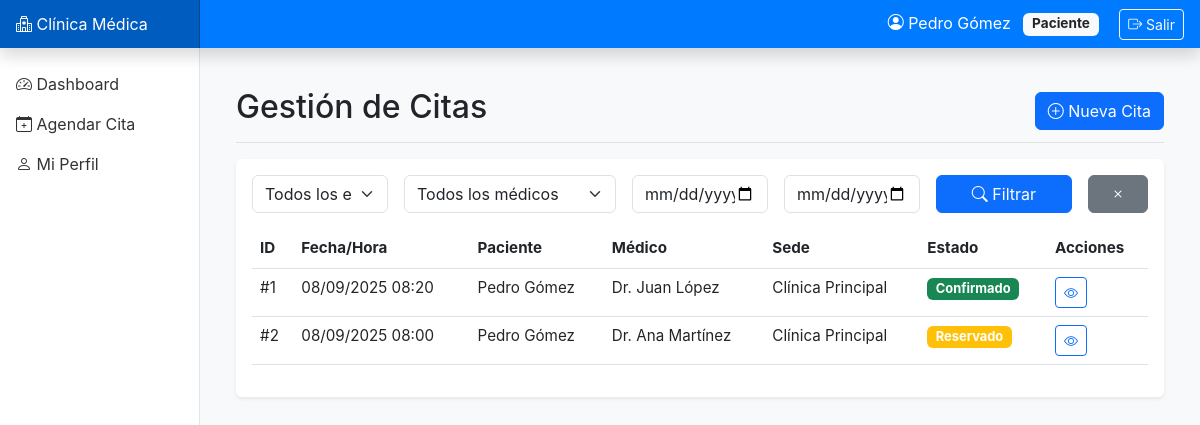
Screenshot of /appointments/ (signed in) with the database file from the repository.
### accounts/models.py (models this page shows, shortened)
class User(AbstractUser):
    ROLE_CHOICES = [
        ('ADMIN', 'Administrador'),
        ('RECEP', 'Recepción'),
        ('MEDICO', 'Médico'),
        ('PACIENTE', 'Paciente'),
        ('SOPORTE', 'Soporte/BI'),
    ]
    role = models.CharField(max_length=10, choices=ROLE_CHOICES, default='PACIENTE')
    phone = models.CharField(max_length=20, blank=True)
    document_id = models.CharField(max_length=20, unique=True, null=True, blank=True)
    class Meta:
        db_table = 'accounts_user'
        verbose_name = 'Usuario'
        verbose_name_plural = 'Usuarios'

### appointments/models.py (models this page shows, shortened)
class Appointment(models.Model):
    STATUS_CHOICES = [
        ('RESERVADO', 'Reservado'),
        ('CONFIRMADO', 'Confirmado'),
        ('REPROGRAMADO', 'Reprogramado'),
        ('CANCELADO_PAC', 'Cancelado por paciente'),
        ('CANCELADO_CLIN', 'Cancelado por clínica'),
        ('NO_SHOW', 'No asistió'),
        ('ATENDIDO', 'Atendido'),
    ]
    slot = models.OneToOneField('availability.Slot', on_delete=models.PROTECT, related_name='appointment')
    patient = models.ForeignKey('patients.Patient', on_delete=models.CASCADE, related_name='appointments')
    status = models.CharField(max_length=20, choices=STATUS_CHOICES, default='RESERVADO')
    booked_at = models.DateTimeField(auto_now_add=True, verbose_name='Fecha de reserva')
    confirmed_at = models.DateTimeField(null=True, blank=True, verbose_name='Fecha de confirmación')
    rescheduled_from = models.ForeignKey('self', null=True, blank=True, on_delete=models.SET_NULL, related_name='rescheduled_to')
    canceled_at = models.DateTimeField(null=True, blank=True, verbose_name='Fecha de cancelación')
    canceled_by = models.ForeignKey(settings.AUTH_USER_MODEL, null=True, blank=True, on_delete=models.SET_NULL, related_name='canceled_appointments')
    cancel_reason = models.TextField(blank=True, verbose_name='Motivo de cancelación')
    checked_in_at = models.DateTimeField(null=True, blank=True, verbose_name='Hora de check-in')
    attended_at = models.DateTimeField(null=True, blank=True, verbose_name='Hora de atención')
    no_show_marked_at = models.DateTimeField(null=True, blank=True, verbose_name='Marcado como no-show')
    notes = models.TextField(blank=True, verbose_name='Notas')
    class Meta:
        db_table = 'appointments_appointment'
        verbose_name = 'Cita'
        verbose_name_plural = 'Citas'
        ordering = ['-booked_at']

### availability/models.py (models this page shows, shortened)
class Slot(models.Model):
    STATUS_CHOICES = [
        ('LIBRE', 'Libre'),
        ('BLOQUEADO', 'Bloqueado'),
        ('OCUPADO', 'Ocupado'),
    ]
    SOURCE_CHOICES = [
        ('TPL', 'Plantilla'),
        ('EXCEPTION', 'Excepción'),
    ]
    doctor = models.ForeignKey(Doctor, on_delete=models.CASCADE, related_name='slots')
    location = models.ForeignKey(Location, on_delete=models.CASCADE)
    room = models.ForeignKey(Room, on_delete=models.SET_NULL, null=True, blank=True)
    appointment_type = models.ForeignKey(AppointmentType, on_delete=models.SET_NULL, null=True, blank=True)
    start_dt = models.DateTimeField(verbose_name='Fecha/hora inicio')
    end_dt = models.DateTimeField(verbose_name='Fecha/hora fin')
    status = models.CharField(max_length=10, choices=STATUS_CHOICES, default='LIBRE')
    source = models.CharField(max_length=10, choices=SOURCE_CHOICES, default='TPL')
    class Meta:
        db_table = 'availability_slot'
        verbose_name = 'Franja disponible'
        verbose_name_plural = 'Franjas disponibles'
        indexes = [
            models.Index(fields=['doctor', 'start_dt']),
            models.Index(fields=['location', 'start_dt']),
        ]
        unique_together = ['doctor', 'start_dt', 'room']
        ordering = ['start_dt']

### patients/models.py (models this page shows, shortened)
class Patient(models.Model):
    GENDER_CHOICES = [
        ('M', 'Masculino'),
        ('F', 'Femenino'),
        ('O', 'Otro'),
    ]
    user = models.OneToOneField(settings.AUTH_USER_MODEL, on_delete=models.CASCADE, related_name='patient_profile')
    birthdate = models.DateField(verbose_name='Fecha de nacimiento')
    gender = models.CharField(max_length=1, choices=GENDER_CHOICES)
    insurance = models.CharField(max_length=100, blank=True, verbose_name='Aseguradora')
    consent_given_at = models.DateTimeField(null=True, blank=True, verbose_name='Consentimiento otorgado')
    class Meta:
        db_table = 'patients_patient'
        verbose_name = 'Paciente'
        verbose_name_plural = 'Pacientes'

### doctors/models.py (models this page shows, shortened)
class Doctor(models.Model):
    user = models.OneToOneField(settings.AUTH_USER_MODEL, on_delete=models.CASCADE, related_name='doctor_profile')
    license_number = models.CharField(max_length=50, unique=True, verbose_name='Número de licencia')
    specialty = models.ForeignKey(Specialty, on_delete=models.PROTECT, related_name='doctors')
    locations = models.ManyToManyField(Location, related_name='doctors', verbose_name='Sedes')
    bio = models.TextField(blank=True, verbose_name='Biografía')
    active = models.BooleanField(default=True, verbose_name='Activo')
    class Meta:
        db_table = 'doctors_doctor'
        verbose_name = 'Médico'
        verbose_name_plural = 'Médicos'
        ordering = ['user__last_name', 'user__first_name']

### core/models.py (models this page shows, shortened)
class Location(models.Model):
    name = models.CharField(max_length=100, verbose_name='Nombre')
    address = models.TextField(verbose_name='Dirección')
    timezone = models.CharField(max_length=50, default='America/Bogota', verbose_name='Zona horaria')
    active = models.BooleanField(default=True, verbose_name='Activo')
    class Meta:
        db_table = 'core_location'
        verbose_name = 'Sede'
        verbose_name_plural = 'Sedes'
        ordering = ['name']

### appointments/views.py (the view)
# urls.py: path('', views.appointment_list, name='appointment_list'),
@login_required
def appointment_list(request):
    appointments = Appointment.objects.select_related(
        'patient__user',
        'slot__doctor__user',
        'slot__location'
    )
    status = request.GET.get('status')
    doctor_id = request.GET.get('doctor')
    patient_id = request.GET.get('patient')
    date_from = request.GET.get('date_from')
    date_to = request.GET.get('date_to')
    if status:
        appointments = appointments.filter(status=status)
    if doctor_id:
        appointments = appointments.filter(slot__doctor_id=doctor_id)
    if patient_id:
        appointments = appointments.filter(patient_id=patient_id)
    if date_from:
        appointments = appointments.filter(slot__start_dt__date__gte=date_from)
    if date_to:
        appointments = appointments.filter(slot__start_dt__date__lte=date_to)
    appointments = appointments.order_by('-slot__start_dt')
    paginator = Paginator(appointments, 20)
    page = request.GET.get('page')
    appointments = paginator.get_page(page)
    context = {
        'appointments': appointments,
        'doctors': Doctor.objects.filter(active=True).select_related('user'),
        'patients': Patient.objects.select_related('user'),
        'statuses': Appointment.STATUS_CHOICES,
    }
    return render(request, 'appointments/appointment_list.html', context)

### templates/appointments/appointment_list.html (shortened to what this page needs)
{% extends 'base.html' %}
{% block content %}
<div class="d-flex justify-content-between flex-wrap flex-md-nowrap align-items-center pt-3 pb-2 mb-3 border-bottom">
    <h1 class="h2">Gestión de Citas</h1>
    <div class="btn-toolbar mb-2 mb-md-0">
        <a href="{% url 'appointment_search' %}" class="btn btn-primary">
            <i class="bi bi-plus-circle"></i> Nueva Cita
        </a>
    </div>
</div>
<div class="card">
    <div class="card-body">
        <form method="get" class="row g-3 mb-3">
            <div class="col-md-2">
                <select name="status" class="form-select">
                    <option value="">Todos los estados</option>
                </select>
            </div>
            <div class="col-md-3">
                <select name="doctor" class="form-select">
                    <option value="">Todos los médicos</option>
                </select>
            </div>
            <div class="col-md-2">
                <input type="date" name="date_from" class="form-control" value="{{ request.GET.date_from }}" placeholder="Desde">
            </div>
            <div class="col-md-2">
                <input type="date" name="date_to" class="form-control" value="{{ request.GET.date_to }}" placeholder="Hasta">
            </div>
            <div class="col-md-2">
                <button type="submit" class="btn btn-primary w-100">
                    <i class="bi bi-search"></i> Filtrar
                </button>
            </div>
            <div class="col-md-1">
                <a href="{% url 'appointment_list' %}" class="btn btn-secondary w-100">
                    <i class="bi bi-x"></i>
                </a>
            </div>
        </form>
        <div class="table-responsive">
            <table class="table table-hover">
                <thead>
                    <tr>
                        <th>ID</th>
                        <th>Fecha/Hora</th>
                        <th>Paciente</th>
                        <th>Médico</th>
                        <th>Sede</th>
                        <th>Estado</th>
                        <th>Acciones</th>
                    </tr>
                </thead>
                <tbody>
                    {% for appointment in appointments %}
                    <tr>
                        <td>#{{ appointment.id }}</td>
                        <td>{{ appointment.slot.start_dt|date:"d/m/Y H:i" }}</td>
                        <td>{{ appointment.patient.user.get_full_name }}</td>
                        <td>Dr. {{ appointment.slot.doctor.user.get_full_name }}</td>
                        <td>{{ appointment.slot.location.name }}</td>
                        <td>
                            {% if appointment.status == 'RESERVADO' %}
                                <span class="badge bg-warning">Reservado</span>
                            {% elif appointment.status == 'CONFIRMADO' %}
                                <span class="badge bg-success">Confirmado</span>
                            {% elif appointment.status == 'ATENDIDO' %}
                                <span class="badge bg-primary">Atendido</span>
                            {% elif appointment.status == 'CANCELADO_PAC' or appointment.status == 'CANCELADO_CLIN' %}
                                <span class="badge bg-danger">Cancelado</span>
                            {% else %}
                                <span class="badge bg-secondary">{{ appointment.get_status_display }}</span>
                            {% endif %}
                        </td>
                        <td>
                            <a href="{% url 'appointment_detail' appointment.id %}" class="btn btn-sm btn-outline-primary">
                                <i class="bi bi-eye"></i>
                            </a>
                        </td>
                    </tr>
                    {% empty %}
                    <tr>
                        <td colspan="7" class="text-center">No se encontraron citas</td>
                    </tr>
                    {% endfor %}
                </tbody>
            </table>
        </div>
    </div>
</div>
{% endblock %}

### templates/base.html (shortened to what this page needs)
<!DOCTYPE html>
<html lang="es">
<head>
    <link href="https://cdn.jsdelivr.net/npm/bootstrap@5.3.0/dist/css/bootstrap.min.css" rel="stylesheet">
    <link rel="stylesheet" href="https://cdn.jsdelivr.net/npm/bootstrap-icons@1.11.0/font/bootstrap-icons.css">
</head>
<body>
    <nav class="navbar navbar-dark fixed-top bg-primary flex-md-nowrap p-0 shadow">
        <a class="navbar-brand col-md-3 col-lg-2 me-0 px-3" href="{% url 'dashboard' %}">
            <i class="bi bi-hospital"></i> Clínica Médica
        </a>
        <div class="navbar-nav ms-auto">
            <div class="nav-item text-nowrap">
                <span class="nav-link px-3 text-white">
                    <i class="bi bi-person-circle"></i> {{ user.get_full_name|default:user.username }}
                    <span class="badge bg-light text-dark ms-2">{{ user.get_role_display }}</span>
                    <a href="{% url 'logout' %}" class="btn btn-sm btn-outline-light ms-3">
                        <i class="bi bi-box-arrow-right"></i> Salir
                    </a>
                </span>
            </div>
        </div>
    </nav>
    <nav id="sidebarMenu" class="col-md-3 col-lg-2 d-md-block sidebar collapse">
        <div class="sidebar-sticky pt-3">
            <ul class="nav flex-column">
                <li class="nav-item">
                    <a class="nav-link {% if request.resolver_match.url_name == 'dashboard' %}active{% endif %}" href="{% url 'dashboard' %}">
                        <i class="bi bi-speedometer2"></i> Dashboard
                    </a>
                </li>
                {% if user.role == 'PACIENTE' %}
                <li class="nav-item">
                    <a class="nav-link" href="{% url 'appointment_search' %}">
                        <i class="bi bi-calendar-plus"></i> Agendar Cita
                    </a>
                </li>
                {% endif %}
                <li class="nav-item">
                    <a class="nav-link {% if request.resolver_match.url_name == 'profile' %}active{% endif %}" href="{% url 'profile' %}">
                        <i class="bi bi-person"></i> Mi Perfil
                    </a>
                </li>
            </ul>
        </div>
    </nav>
    <main role="main" class="col-md-9 ms-sm-auto col-lg-10 px-md-4">
        <div class="container-fluid py-4">
            {% block content %}{% endblock %}
        </div>
    </main>
</body>
</html>

### templates/base.html (style rules this page uses)
:root { --primary-color: #0d6efd; --secondary-color: #6c757d; --success-color: #198754; --danger-color: #dc3545; --warning-color: #ffc107; --info-color: #0dcaf0; }
body { font-family: -apple-system, BlinkMacSystemFont, "Segoe UI", Roboto, "Helvetica Neue", Arial, sans-serif; background-color: #f8f9fa; }
.sidebar { position: fixed; top: 0; bottom: 0; left: 0; z-index: 100; padding: 48px 0 0; box-shadow: inset -1px 0 0 rgba(0, 0, 0, .1); background-color: #fff; }
.sidebar-sticky { position: sticky; top: 48px; height: calc(100vh - 48px); padding-top: .5rem; overflow-x: hidden; overflow-y: auto; }
.sidebar .nav-link { color: #333; padding: .5rem 1rem; }
.navbar-brand { padding-top: .75rem; padding-bottom: .75rem; font-size: 1rem; background-color: rgba(0, 0, 0, .25); box-shadow: inset -1px 0 0 rgba(0, 0, 0, .25); }
.navbar { background-color: #007bff !important; }
main { margin-left: 240px; padding-top: 48px; }
.card { border: none; box-shadow: 0 0.125rem 0.25rem rgba(0,0,0,0.075); margin-bottom: 1.5rem; }
.table { font-size: 0.95rem; }
.badge { padding: 0.35em 0.65em; font-size: 0.85em; }

### rows the page displays
User: get_full_name "Pedro Gómez", role "Paciente"
Appointment: id "1", slot.start_dt "08/09/2025 08:20", patient.user.get_full_name "Pedro Gómez", slot.doctor.user.get_full_name "Juan López", slot.location.name "Clínica Principal", status "Confirmado"
Appointment: id "2", slot.start_dt "08/09/2025 08:00", patient.user.get_full_name "Pedro Gómez", slot.doctor.user.get_full_name "Ana Martínez", slot.location.name "Clínica Principal", status "Reservado"
